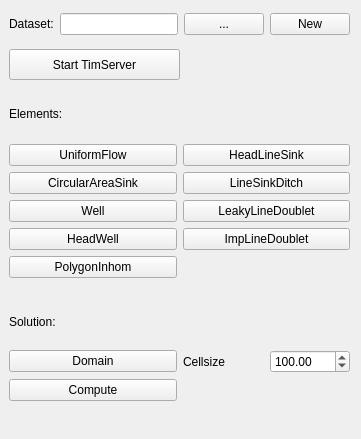
<?xml version="1.0" encoding="UTF-8"?>
<ui version="4.0">
 <class>QgisTimDockWidgetBase</class>
 <widget class="QDockWidget" name="QgisTimDockWidgetBase">
  <property name="geometry">
   <rect>
    <x>0</x>
    <y>0</y>
    <width>361</width>
    <height>439</height>
   </rect>
  </property>
  <property name="windowTitle">
   <string>Qgis-Tim</string>
  </property>
  <widget class="QWidget" name="dockWidgetContents">
   <layout class="QGridLayout" name="gridLayout">
    <item row="0" column="0">
     <widget class="QWidget" name="widget" native="true">
      <widget class="QWidget" name="gridLayoutWidget">
       <property name="geometry">
        <rect>
         <x>0</x>
         <y>0</y>
         <width>341</width>
         <height>31</height>
        </rect>
       </property>
       <layout class="QGridLayout" name="gridLayout_2">
        <item row="0" column="3">
         <widget class="QPushButton" name="newGeopackageButton">
          <property name="text">
           <string>New</string>
          </property>
         </widget>
        </item>
        <item row="0" column="1">
         <widget class="QLineEdit" name="datasetLineEdit"/>
        </item>
        <item row="0" column="0">
         <widget class="QLabel" name="label">
          <property name="text">
           <string>Dataset:</string>
          </property>
         </widget>
        </item>
        <item row="0" column="2">
         <widget class="QPushButton" name="openGeopackageButton">
          <property name="text">
           <string>...</string>
          </property>
         </widget>
        </item>
       </layout>
      </widget>
      <widget class="QWidget" name="gridLayoutWidget_2">
       <property name="geometry">
        <rect>
         <x>0</x>
         <y>80</y>
         <width>341</width>
         <height>189</height>
        </rect>
       </property>
       <layout class="QGridLayout" name="gridLayout_3">
        <item row="0" column="0">
         <widget class="QLabel" name="label_2">
          <property name="text">
           <string>Elements:</string>
          </property>
         </widget>
        </item>
        <item row="3" column="0">
         <widget class="QPushButton" name="wellButton">
          <property name="text">
           <string>Well</string>
          </property>
         </widget>
        </item>
        <item row="6" column="0">
         <widget class="QPushButton" name="headWellButton">
          <property name="text">
           <string>HeadWell</string>
          </property>
         </widget>
        </item>
        <item row="2" column="1">
         <widget class="QPushButton" name="lineSinkDitchButton">
          <property name="text">
           <string>LineSinkDitch</string>
          </property>
         </widget>
        </item>
        <item row="1" column="1">
         <widget class="QPushButton" name="headLineSinkButton">
          <property name="text">
           <string>HeadLineSink</string>
          </property>
         </widget>
        </item>
        <item row="7" column="0">
         <widget class="QPushButton" name="polygonInhomButton">
          <property name="text">
           <string>PolygonInhom</string>
          </property>
         </widget>
        </item>
        <item row="3" column="1">
         <widget class="QPushButton" name="leakyLineDoubletButton">
          <property name="text">
           <string>LeakyLineDoublet</string>
          </property>
         </widget>
        </item>
        <item row="2" column="0">
         <widget class="QPushButton" name="circularAreaSinkButton">
          <property name="text">
           <string>CircularAreaSink</string>
          </property>
         </widget>
        </item>
        <item row="1" column="0">
         <widget class="QPushButton" name="uniformFlowButton">
          <property name="text">
           <string>UniformFlow</string>
          </property>
         </widget>
        </item>
        <item row="6" column="1">
         <widget class="QPushButton" name="impLineDoubletButton">
          <property name="text">
           <string>ImpLineDoublet</string>
          </property>
         </widget>
        </item>
       </layout>
      </widget>
      <widget class="QWidget" name="gridLayoutWidget_3">
       <property name="geometry">
        <rect>
         <x>0</x>
         <y>290</y>
         <width>341</width>
         <height>102</height>
        </rect>
       </property>
       <layout class="QGridLayout" name="gridLayout_4">
        <item row="3" column="1">
         <layout class="QHBoxLayout" name="horizontalLayout_2">
          <item>
           <widget class="QLabel" name="label_4">
            <property name="text">
             <string>Cellsize</string>
            </property>
           </widget>
          </item>
          <item>
           <widget class="QDoubleSpinBox" name="cellsizeSpinBox">
            <property name="decimals">
             <number>2</number>
            </property>
            <property name="maximum">
             <double>10000.000000000000000</double>
            </property>
            <property name="singleStep">
             <double>10.000000000000000</double>
            </property>
            <property name="value">
             <double>100.000000000000000</double>
            </property>
           </widget>
          </item>
         </layout>
        </item>
        <item row="3" column="0">
         <widget class="QPushButton" name="domainButton">
          <property name="text">
           <string>Domain</string>
          </property>
         </widget>
        </item>
        <item row="2" column="0">
         <widget class="QLabel" name="label_3">
          <property name="text">
           <string>Solution:</string>
          </property>
         </widget>
        </item>
        <item row="4" column="0">
         <widget class="QPushButton" name="computeButton">
          <property name="text">
           <string>Compute</string>
          </property>
         </widget>
        </item>
       </layout>
      </widget>
      <widget class="QPushButton" name="serverButton">
       <property name="geometry">
        <rect>
         <x>0</x>
         <y>40</y>
         <width>171</width>
         <height>31</height>
        </rect>
       </property>
       <property name="text">
        <string>Start TimServer</string>
       </property>
      </widget>
     </widget>
    </item>
   </layout>
  </widget>
 </widget>
 <resources/>
 <connections/>
</ui>
